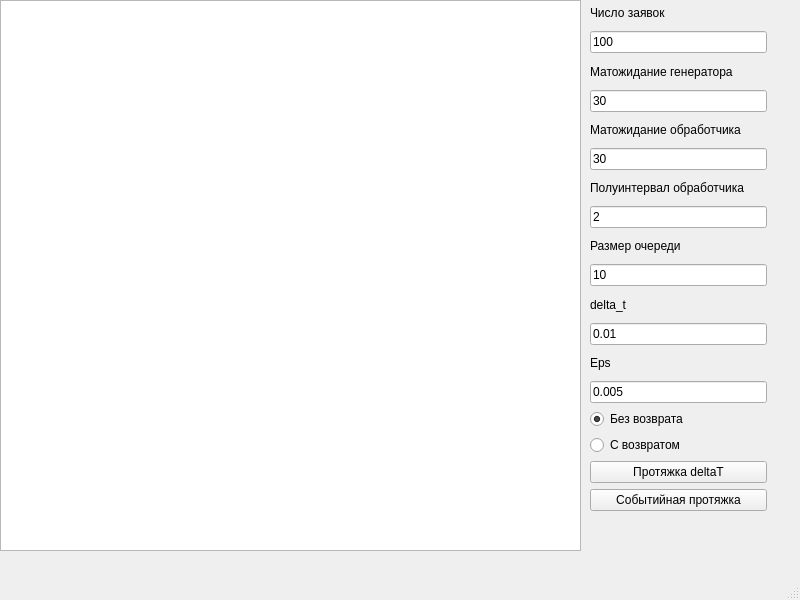
<?xml version="1.0" encoding="UTF-8"?>
<ui version="4.0">
 <class>MainWindow</class>
 <widget class="QMainWindow" name="MainWindow">
  <property name="geometry">
   <rect>
    <x>0</x>
    <y>0</y>
    <width>800</width>
    <height>600</height>
   </rect>
  </property>
  <property name="windowTitle">
   <string>Моделирование очереди</string>
  </property>
  <widget class="QWidget" name="centralwidget">
   <widget class="QPlainTextEdit" name="teLog">
    <property name="enabled">
     <bool>true</bool>
    </property>
    <property name="geometry">
     <rect>
      <x>0</x>
      <y>0</y>
      <width>581</width>
      <height>551</height>
     </rect>
    </property>
   </widget>
   <widget class="QWidget" name="">
    <property name="geometry">
     <rect>
      <x>590</x>
      <y>1</y>
      <width>177</width>
      <height>510</height>
     </rect>
    </property>
    <layout class="QVBoxLayout" name="verticalLayout">
     <item>
      <widget class="QLabel" name="lblTicketsNum">
       <property name="text">
        <string>Число заявок</string>
       </property>
      </widget>
     </item>
     <item>
      <widget class="QLineEdit" name="leTicketsNum">
       <property name="text">
        <string>100</string>
       </property>
      </widget>
     </item>
     <item>
      <widget class="QLabel" name="lblGenExpVal">
       <property name="text">
        <string>Матожидание генератора</string>
       </property>
      </widget>
     </item>
     <item>
      <widget class="QLineEdit" name="leGenExpVal">
       <property name="text">
        <string>30</string>
       </property>
      </widget>
     </item>
     <item>
      <widget class="QLabel" name="lblProcExpVal">
       <property name="text">
        <string>Матожидание обработчика</string>
       </property>
      </widget>
     </item>
     <item>
      <widget class="QLineEdit" name="leProcExpVal">
       <property name="text">
        <string>30</string>
       </property>
      </widget>
     </item>
     <item>
      <widget class="QLabel" name="lblProcDiap">
       <property name="text">
        <string>Полуинтервал обработчика</string>
       </property>
      </widget>
     </item>
     <item>
      <widget class="QLineEdit" name="leProcDiap">
       <property name="text">
        <string>2</string>
       </property>
      </widget>
     </item>
     <item>
      <widget class="QLabel" name="lblQueueSize">
       <property name="text">
        <string>Размер очереди</string>
       </property>
      </widget>
     </item>
     <item>
      <widget class="QLineEdit" name="leQueueSize">
       <property name="text">
        <string>10</string>
       </property>
      </widget>
     </item>
     <item>
      <widget class="QLabel" name="lblDt">
       <property name="text">
        <string>delta_t</string>
       </property>
      </widget>
     </item>
     <item>
      <widget class="QLineEdit" name="leDeltaT">
       <property name="text">
        <string>0.01</string>
       </property>
      </widget>
     </item>
     <item>
      <widget class="QLabel" name="lblEps">
       <property name="text">
        <string>Eps</string>
       </property>
      </widget>
     </item>
     <item>
      <widget class="QLineEdit" name="leEps">
       <property name="text">
        <string>0.005</string>
       </property>
      </widget>
     </item>
     <item>
      <widget class="QRadioButton" name="rbWithoutReturn">
       <property name="text">
        <string>Без возврата</string>
       </property>
       <property name="checked">
        <bool>true</bool>
       </property>
      </widget>
     </item>
     <item>
      <widget class="QRadioButton" name="rbWithReturn">
       <property name="text">
        <string>С возвратом</string>
       </property>
      </widget>
     </item>
     <item>
      <widget class="QPushButton" name="pbDt">
       <property name="text">
        <string>Протяжка deltaT</string>
       </property>
      </widget>
     </item>
     <item>
      <widget class="QPushButton" name="pbEvent">
       <property name="text">
        <string>Событийная протяжка</string>
       </property>
      </widget>
     </item>
    </layout>
   </widget>
  </widget>
  <widget class="QMenuBar" name="menubar">
   <property name="geometry">
    <rect>
     <x>0</x>
     <y>0</y>
     <width>800</width>
     <height>27</height>
    </rect>
   </property>
  </widget>
  <widget class="QStatusBar" name="statusbar"/>
 </widget>
 <resources/>
 <connections/>
</ui>
